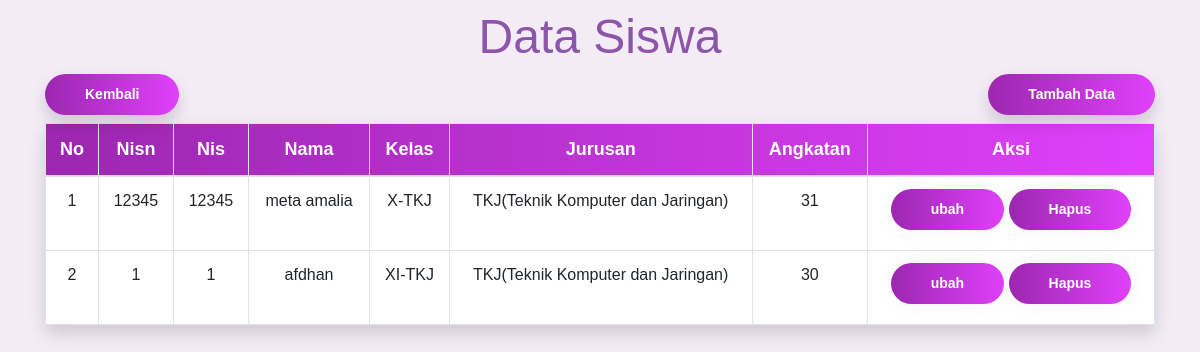
Page /data_siswa.php (signed in) on the committed database.
### tables this page shows
CREATE TABLE `siswa` (
  `nisn` int(10) NOT NULL,
  `nis` char(100) NOT NULL,
  `nama` varchar(225) NOT NULL,
  `id_kelas` int(11) NOT NULL,
  `alamat` text NOT NULL,
  `password` varchar(225) NOT NULL
);

CREATE TABLE `kelas` (
  `id_kelas` int(11) NOT NULL,
  `nama_kelas` varchar(10) NOT NULL,
  `jurusan` varchar(255) NOT NULL,
  `angkatan` int(2) NOT NULL
);

### data_siswa.php (the view, shortened to what this page needs)
<!DOCTYPE html>
<html lang="en">
<head>
  <link rel="stylesheet" href="https://maxcdn.bootstrapcdn.com/bootstrap/4.4.1/css/bootstrap.min.css">
  <link rel="stylesheet" href="https://cdnjs.cloudflare.com/ajax/libs/font-awesome/4.7.0/css/font-awesome.min.css">
  <link rel="stylesheet" type="text/css" href="css/table-data.css">
</head>
<body>
	<h2 class="text-center mt-2">Data Siswa</h2>
	<div class="container">
		<div class="clearfixs">
			<div class="float-right">
				<a href="tambah-siswa.php" id="tambah" class="btn btn-primary shadow">Tambah Data</a>
			</div>
			<div class="float-left">
				<a href="dashboard_admin.php" id="tambah" class="btn btn-primary shadow">Kembali</a>
			</div>
		</div>
		<div class="text-center mt-2">
			<table class="table table-bordered shadow" border="1">
				<thead id="thead">
					<tr>
					<th>No</th>
					<th>Nisn</th>
					<th>Nis</th>
                    <th>Nama</th>
					<th>Kelas</th>
					<th>Jurusan</th>
					<th>Angkatan</th>
					<th>Aksi</th>
					</tr>
				</thead>
				<tbody id="tbody">
				<?php
				include 'koneksi.php';
					$tampil_siswa=mysqli_query($sambung,"select * from siswa JOIN kelas on kelas.id_kelas = siswa.id_kelas order by angkatan DESC");
					$no=0;
				while($data_siswa=mysqli_fetch_array($tampil_siswa)){
				$no++?>
					<tr>
						<td><?=$no?></td>
						<td><?=$data_siswa['nisn']?></td>
						<td><?=$data_siswa['nis']?></td>
						<td><?=$data_siswa['nama']?></td>
						<td><?=$data_siswa['nama_kelas']?></td>
						<td><?=$data_siswa['jurusan']?></td>
						<td><?=$data_siswa['angkatan']?></td>
						<td>
							<a href="ubah-siswa.php?nisn=<?=$data_siswa['nisn']?>" ><input type="button" class="btn btn-primary" value="ubah"></a>
							<a href="delete-siswa.php?nisn=<?=$data_siswa['nisn']?>" onclick="return confirm('Ingin menghapus data ini?')"><input type="button" class="btn btn-primary" value="Hapus"></a>
						</td>
					</tr>
					<?php
				}
			?>
				</tbody>
			</table>
		</div>
	</div>
</body>
</html>

### css/table-data.css (style rules this page uses)
body { background-color: #F3EBF6; font-family: 'Ubuntu', sans-serif; color: #8C55AA; }
h2 { font-size: 48px; }
.btn { cursor: pointer; border-radius: 5em; color: #fff; background: linear-gradient(to right, #9C27B0, #E040FB); border: 0; padding-left: 40px; padding-right: 40px; padding-bottom: 10px; padding-top: 10px; margin-bottom: 8px; font-family: 'Ubuntu', sans-serif; font-size: 14px; font-weight: 700; box-shadow: 0 0 20px 1px rgba(0, 0, 0, 0.04); }
#thead { text-decoration: none; font-family: 'Ubuntu', sans-serif; font-size: 18px; padding-left: 30px; padding-right: 30px; padding-top: 10px; padding-bottom: 10px; margin-top: 10px; font-weight: 700; background: linear-gradient(to right, #9C27B0, #E040FB); border: 0px; border-radius: 20px; color: #fff; }
#tbody { background-color: #fff; }

### rows in the picture
siswa: nisn "12345", nis "12345", nama "meta amalia", id_kelas.nama_kelas "X-TKJ", id_kelas.jurusan "TKJ(Teknik Komputer dan Jaringan)", id_kelas.angkatan "31"
siswa: nisn "1", nis "1", nama "afdhan", id_kelas.nama_kelas "XI-TKJ", id_kelas.jurusan "TKJ(Teknik Komputer dan Jaringan)", id_kelas.angkatan "30"
